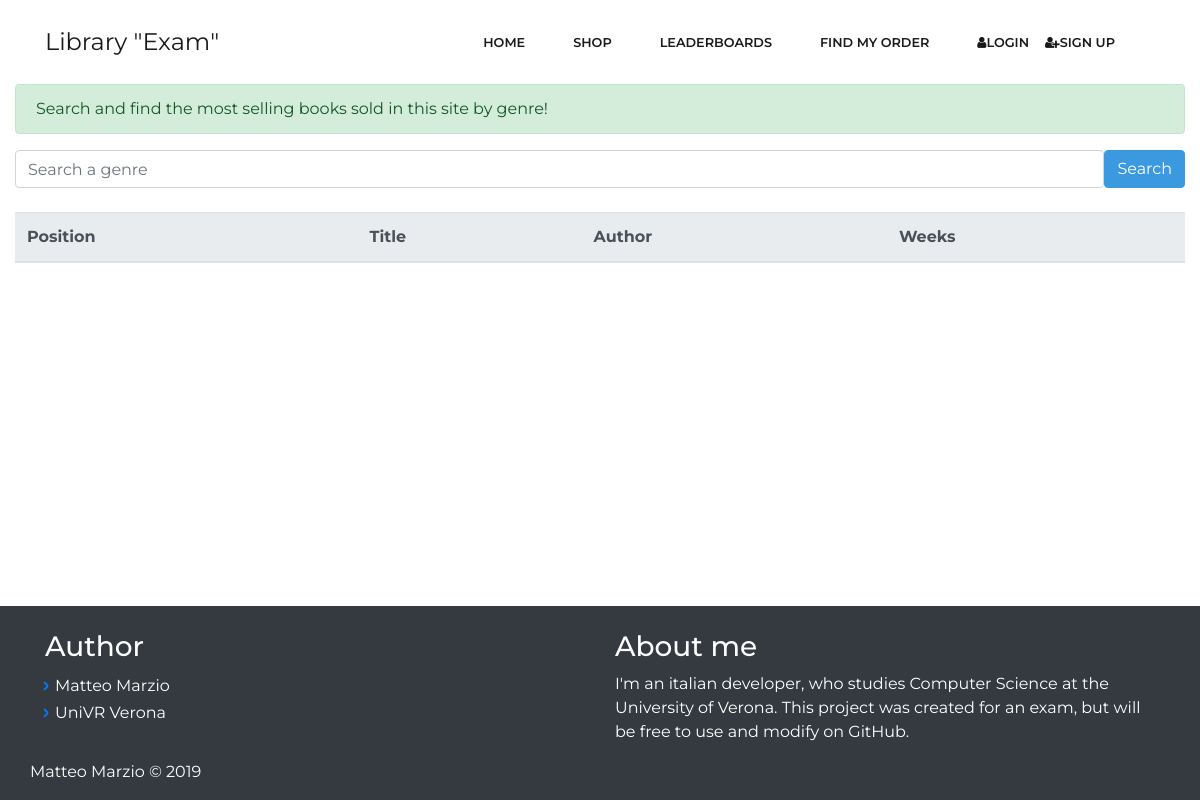
The app's page /leaderboard/, older data.
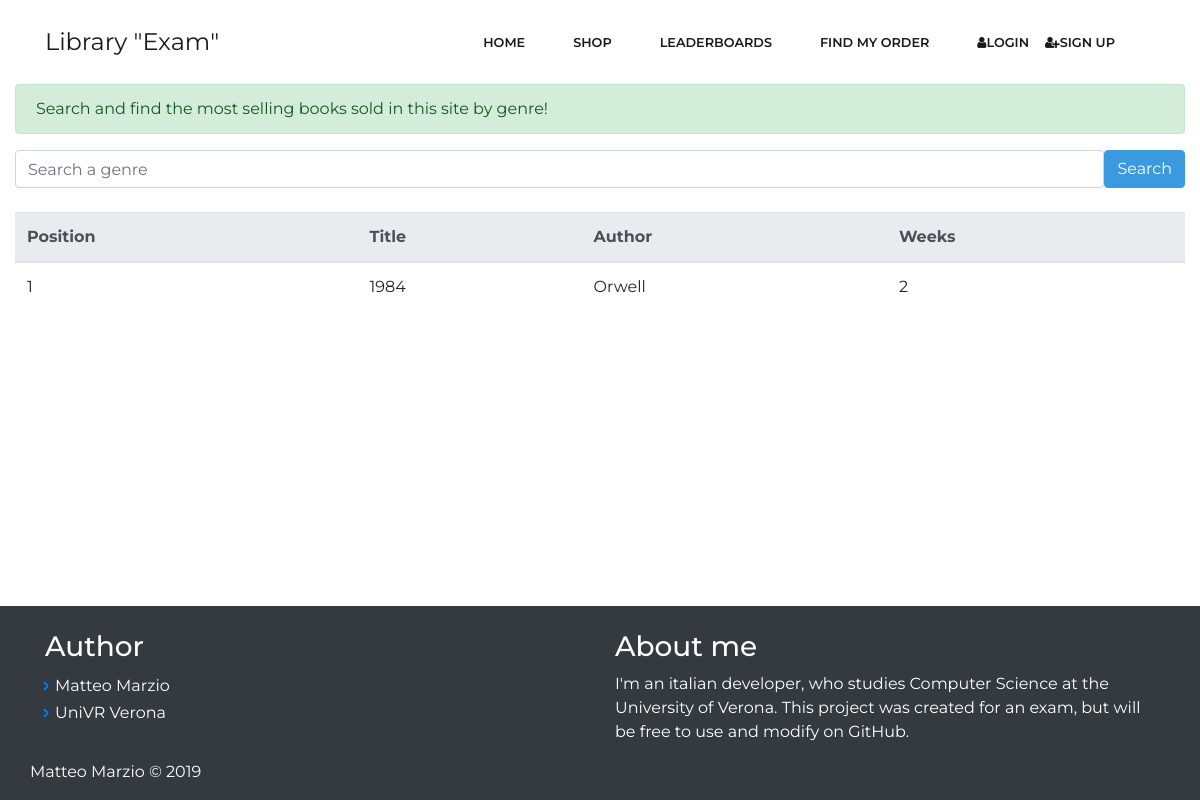
The same page, newer data.
### library/models.py (models this page shows, shortened)
class LeaderBoard(models.Model):
    position = models.IntegerField()
    genre = models.CharField(max_length = 100)
    book = models.OneToOneField(Book, on_delete = models.CASCADE, default = 1)
    many_weeks = models.IntegerField()

class Book(models.Model):
    title = models.CharField(max_length = 100)
    image = models.ImageField(blank = True, null = True, upload_to = 'book_picture')
    author = models.CharField(max_length = 100)
    publisher = models.CharField(max_length = 100)
    year = models.IntegerField(default = 0)
    isbn = models.CharField(max_length = 13)
    genre = models.CharField(max_length = 100)
    price = models.DecimalField(max_digits=5, decimal_places=2)
    description = models.CharField(max_length = 500)
    units_sold = models.IntegerField(default = 0)
    points = models.IntegerField(default = 0)

### library/views.py (the view)
# urls.py: path('leaderboard/', views.leaderboard, name = 'leaderboard'),
def leaderboard(request):
    query = request.GET.get('query_leaderboard')
    if (query):
        leaderboard = LeaderBoard.objects.filter(genre = query).order_by('position')
    else:
        leaderboard = LeaderBoard.objects.all().order_by('position')
    context = {
        'title' : 'Leaderboard',
        'query' : query,
        'leaderboard' : leaderboard,
    }
    return render(request, 'leaderboard.html',context)

### library/templates/leaderboard.html
{% extends 'base.html' %}
{% load static %}
{% block content %}
<div class="alert alert-success" role="alert">
  Search and find the most selling books sold in this site by genre!
  </div>
<form class="bd-search d-flex align-items-center" action = "/leaderboard/">
  <input class="form-control" type="text" placeholder="Search a genre"
  aria-label="Search" name = "query_leaderboard" default = "default">
  <button class="btn btn-info" type="submit">Search</button>
</form>
<br>
  <table class="table">
    <thead class="thead-light">
      <tr>
        <th scope="col">Position</th>
        <th scope="col">Title</th>
        <th scope="col">Author</th>
        <th scope="col">Weeks</th>
      </tr>
    </thead>
    <tbody>
      {% for book in leaderboard %}
      <tr>
        <td>{{book.position}}</td>
        <td>{{book.book.title}}</td>
        <td>{{book.book.author}}</td>
        <td>{{book.many_weeks}} </td>
      </tr>
      {% endfor %}
  </table>
{% endblock %}

Row changes from the older to the newer data that the page shows:
added LeaderBoard: position "1", book "1984", book.author "Orwell", many_weeks "2"
